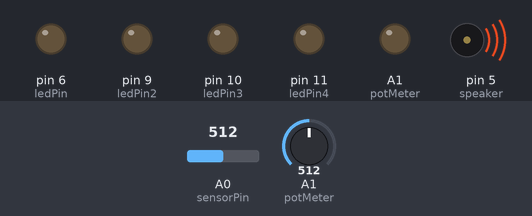
Simulated run of this sketch. Board: Arduino Uno, built with avr-gcc and run on an emulated ATmega328P. Shown: output pins drawn as LEDs (lit = HIGH), buzzer (waves = sounding). The test bench sets the inputs (shaded band); at power-on: A0 (sensorPin) = 512, A1 (potMeter) = 512. What the sketch prints to the serial monitor is not drawn.

Above: at 0.1 s.
Timing chart, 0 to 1.6 s (numbered marks = the images above):
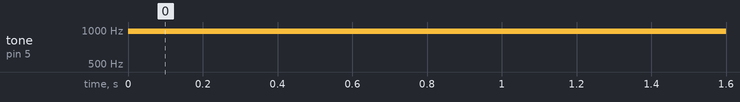

Measured:
- by itself, tone on pin 5 (speaker): silent → 977 Hz at 0.00 s

The sketch:

zpatel_20lab5.ino
```cpp
//ZALAK PATEL
//ZPATEL20
//LAB5 CS 362


const int ledPin=6; //the code will turn on the LED connected to pin 6
const int ledPin2 = 9; //the code will turn on the LED connected to pin 9
const int ledPin3 = 10; //the code will turn on the LED connected to pin 10
const int ledPin4 = 11; //the code will turn on the LED connected to pin 11
const int sensorPin= 0; //Sensor pin connects to analog pin A0
int speaker = 5; //speaker placed at pin 5
int level; //the variable that will hold the light level reading
const int threshold1 = 10; //this represents the threshold voltage. If voltage is below 10, this triggers the LED to turn on
const int threshold2 = 20; //this represents the threshold voltage. If voltage is below 20, this triggers the LED to turn on
const int threshold3 = 30; //this represents the threshold voltage. If voltage is below 30, this triggers the LED to turn on
const int threshold4 = 40; //this represents the threshold voltage. If voltage is below 40, this triggers the LED to turn on
const int threshold5 = 60; //this represents the threshold voltage. If voltage is over 60 then no LED turns on

const int potMeter = A1;


void setup() {
pinMode (ledPin, OUTPUT); //sets digital pin 6 as output
pinMode (ledPin2, OUTPUT); //sets digital pin 9 as output
pinMode (ledPin3, OUTPUT); //sets digital pin 10 as output
pinMode (ledPin4, OUTPUT); //sets digital pin 11 as output
pinMode (speaker, OUTPUT); //sets buzzers as output
Serial.begin(9600); //sets the baud rate at 9600 so we can check the values the sensor is obtaining on the Serial Monitor
pinMode(potMeter, OUTPUT);
pinMode(5, OUTPUT);
}

void loop(){
level= analogRead(sensorPin); //the sensor takes readings from analog pin A0
Serial.println(analogRead(sensorPin));

if (level < threshold1){
//if the light level is below the threshold level, then 4 LED turns on
digitalWrite(ledPin, HIGH);
digitalWrite(ledPin2, HIGH);
digitalWrite(ledPin3, HIGH);
digitalWrite(ledPin4, HIGH);
}
if (level < threshold2){
//if the light level is below the threshold level, then 3 LED turns on
digitalWrite(ledPin, HIGH);
digitalWrite(ledPin2, HIGH);
digitalWrite(ledPin3, HIGH);
}
if (level < threshold3){
//if the light level is below the threshold level, then 2 LED turns on
digitalWrite(ledPin, HIGH);
digitalWrite(ledPin2, HIGH);
}

if (level < threshold4){
//if the light level is below the threshold level, then 1 LED turns on
digitalWrite(ledPin, HIGH);
}

if (level < threshold5){
//if the light level is below the threshold level, then 0 LED turns on
digitalWrite(ledPin, LOW);
digitalWrite(ledPin2, LOW);
digitalWrite(ledPin3, LOW);
digitalWrite(ledPin4, LOW);
}

//code to control the buzzer through potentiometer
    int val = 0;
    val = analogRead(potMeter);
    val = map(val, 0, 1023,0,255);
    analogWrite(5,val);


}
```
